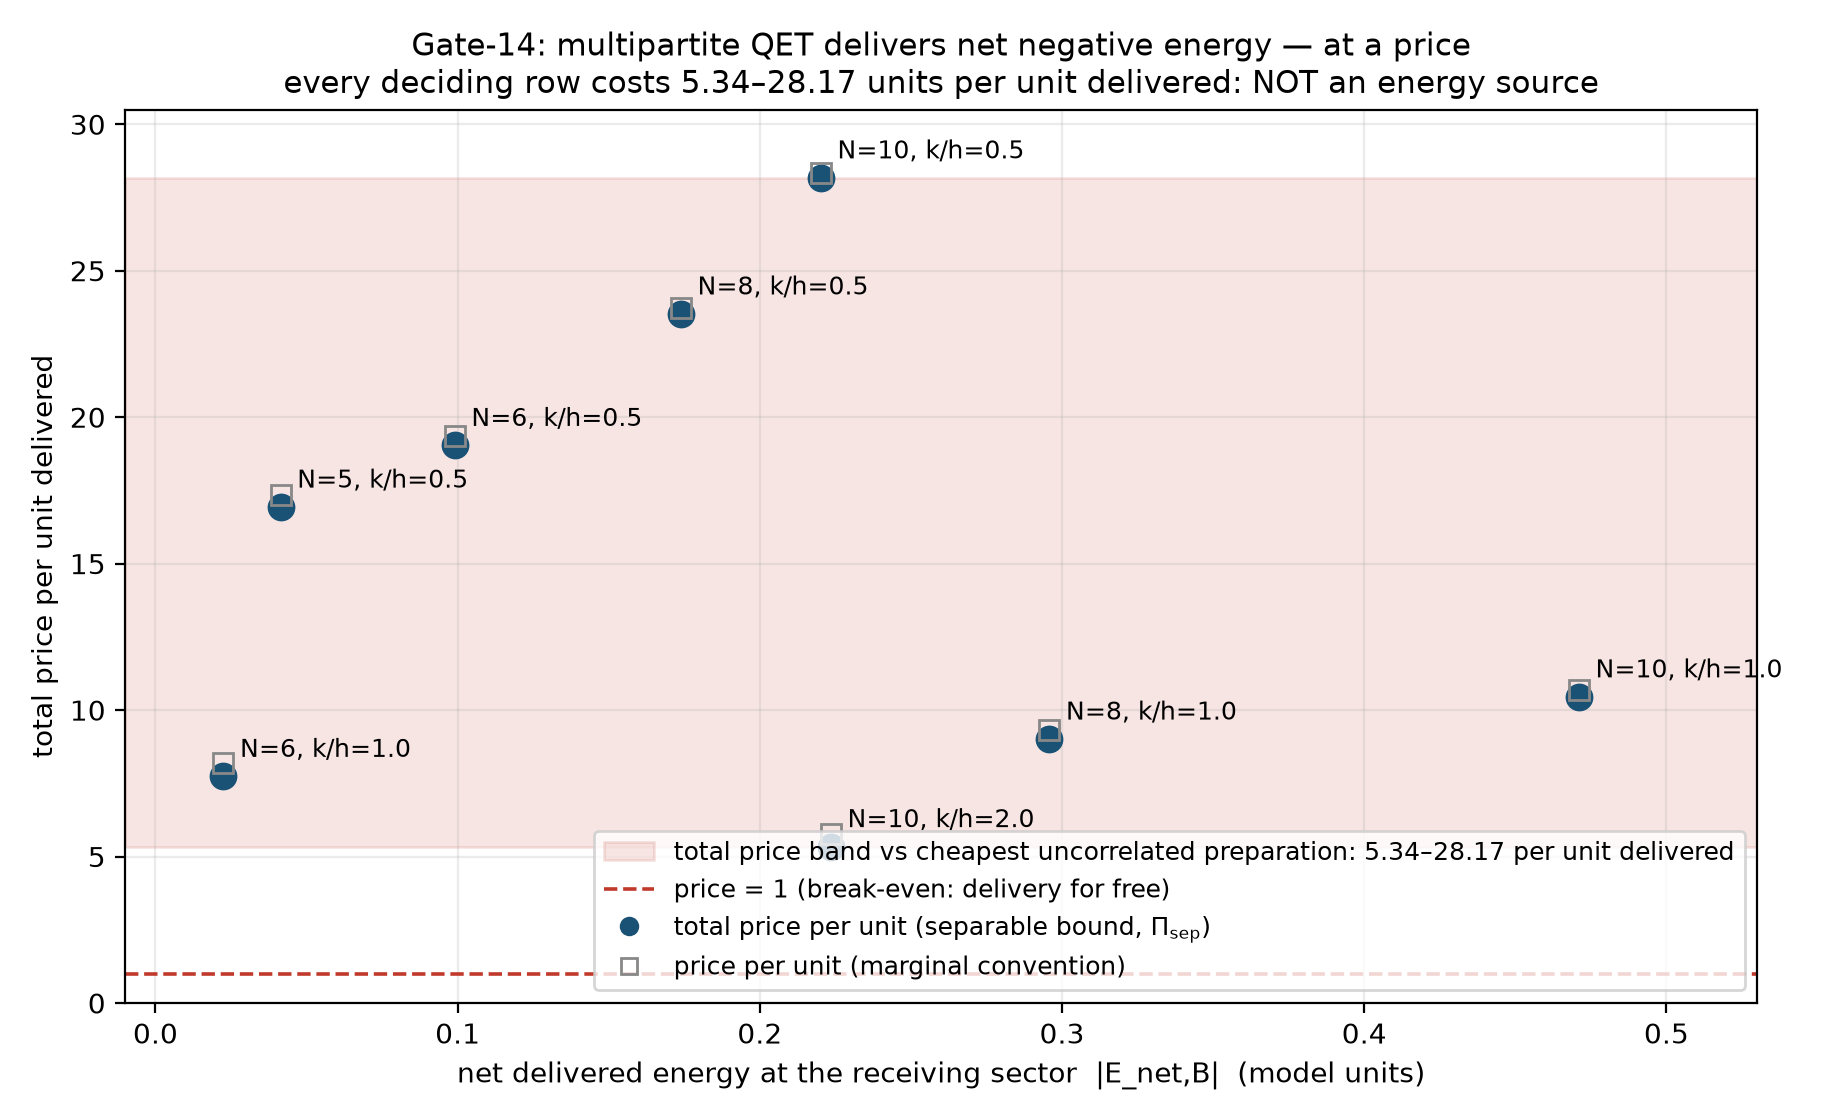

Here is the Python script that generated this plot:
#!/usr/bin/env python3
"""Figure: Gate-14 multipartite QET -- delivered energy vs total price.

All values read from the stored Gate-14 numbers file: the deciding rows are
the stored rows with E_net_B < 0 (net delivered energy at the receiving
sector); Pi_sep (total price per unit delivered against the cheapest
uncorrelated / separable preparation) comes from the stored sep_certificate;
price_per_unit_marg (the marginal-preparation convention) from the rows.

Source: gate14-claims/results/g14_numbers.json
Output: fig_gate14_qet.png
"""
import json

import numpy as np
import matplotlib
matplotlib.use("Agg")
import matplotlib.pyplot as plt

ROOT = "/home/hatch/workspace/warp-pilot"
d = json.load(open(f"{ROOT}/gate14-claims/results/g14_numbers.json"))
rows = d["rows"]
sep = {(c["N"], c["row"][1], c["row"][2]): c["Pi_sep"]
       for c in d["sep_certificate"]}
band = d["price_deciding_range_sep"]

dec = [r for r in rows if r["E_net_B"] < 0]
print(f"{len(dec)} deciding rows (E_net_B < 0); stored sep price band {band}")
pts = []
for r in dec:
    key = (r["N"], r["m"], r["r"])
    pts.append((abs(r["E_net_B"]), sep[key], r["price_per_unit_marg"],
                f"N={r['N']}, k/h={r['r']}"))
    print(f"  row {key}: delivered {abs(r['E_net_B']):.4f}, "
          f"Pi_sep {sep[key]:.3f}, price_marg {r['price_per_unit_marg']:.3f}")

fig, ax = plt.subplots(figsize=(9.2, 5.6))
fig.patch.set_facecolor("white")
ax.axhspan(band[0], band[1], color="#c0392b", alpha=0.13,
           label=f"total price band vs cheapest uncorrelated preparation: "
                 f"{band[0]:.2f}–{band[1]:.2f} per unit delivered")
ax.axhline(1.0, color="#c0392b", ls="--", lw=1.3,
           label="price = 1 (break-even: delivery for free)")
for x, y_sep, y_marg, lab in pts:
    ax.plot([x], [y_sep], "o", ms=9, color="#1a5276",
            label="_nolegend_")
    ax.plot([x], [y_marg], "s", ms=7, mfc="none", color="#888888",
            label="_nolegend_")
    ax.annotate(lab, xy=(x, y_sep), xytext=(6, 7), textcoords="offset points",
                fontsize=9)
ax.plot([], [], "o", color="#1a5276", label="total price per unit (separable bound, $\\Pi_\\mathrm{sep}$)")
ax.plot([], [], "s", mfc="none", color="#888888",
        label="price per unit (marginal convention)")
ax.set_xlabel("net delivered energy at the receiving sector  |E_net,B|  (model units)")
ax.set_ylabel("total price per unit delivered")
ax.set_title("Gate-14: multipartite QET delivers net negative energy — at a price\n"
             "every deciding row costs 5.34–28.17 units per unit delivered: NOT an energy source",
             fontsize=11)
ax.set_xlim(-0.01, 0.53)
ax.set_ylim(0, 30.5)
ax.legend(fontsize=9, loc="lower right")
ax.grid(alpha=0.25)
fig.tight_layout()
out = f"{ROOT}/publication/figures/fig_gate14_qet.png"
fig.savefig(out, dpi=200, facecolor="white")
print("wrote", out)
